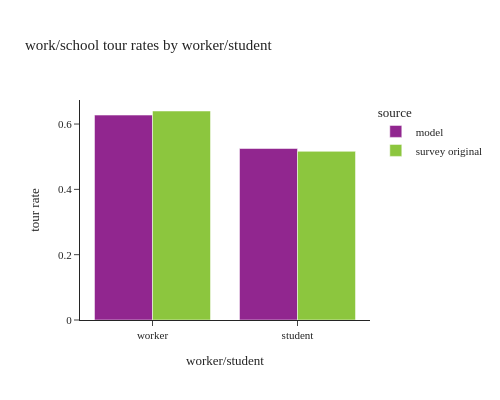

The code cell stored with this chart in its notebook:
### Code cell
# worker/student tour rates
# worker
df1 = calc_tour_rates(tour_data[tour_data['tour_type']=="work"],'worker')
df1['worker/student'] = "worker"
# student
df2 = calc_tour_rates(tour_data[tour_data['tour_type']=="school"],'student')
df2['worker/student'] = "student"

df_plot = pd.concat([df1, df2])
df_plot['tour rate'] = df_plot['tour_weight']/df_plot['person_weight']

fig = px.bar(df_plot, x="worker/student", y="tour rate", color="source",barmode="group",
             title="work/school tour rates by worker/student")
fig.update_layout(height=400, width=500)
fig.show()

### Figure 1 — Plotly figure (JSON) as saved in the notebook; plotly's stock layout.template omitted (floating-point values rounded to 4 significant figures)
{"data": [{"alignmentgroup": "True", "hovertemplate": "source=model<br>worker/student=%{x}<br>tour rate=%{y}<extra></extra>", "legendgroup": "model", "marker": {"color": "#91268F", "pattern": {"shape": ""}}, "name": "model", "offsetgroup": "model", "orientation": "v", "showlegend": true, "textposition": "auto", "type": "bar", "x": ["worker", "student"], "xaxis": "x", "y": [0.6274, 0.5251], "yaxis": "y"}, {"alignmentgroup": "True", "hovertemplate": "source=survey original<br>worker/student=%{x}<br>tour rate=%{y}<extra></extra>", "legendgroup": "survey original", "marker": {"color": "#8CC63E", "pattern": {"shape": ""}}, "name": "survey original", "offsetgroup": "survey original", "orientation": "v", "showlegend": true, "textposition": "auto", "type": "bar", "x": ["worker", "student"], "xaxis": "x", "y": [0.6399, 0.5164], "yaxis": "y"}], "layout": {"barmode": "group", "height": 400, "legend": {"title": {"text": "source"}, "tracegroupgap": 0}, "title": {"text": "work/school tour rates by worker/student"}, "width": 500, "xaxis": {"anchor": "y", "domain": [0.0, 1.0], "title": {"text": "worker/student"}}, "yaxis": {"anchor": "x", "domain": [0.0, 1.0], "title": {"text": "tour rate"}}}}
